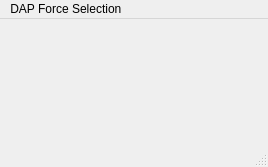
<?xml version="1.0" encoding="UTF-8"?>
<ui version="4.0">
 <class>MainWindow</class>
 <widget class="QMainWindow" name="MainWindow">
  <property name="geometry">
   <rect>
    <x>0</x>
    <y>0</y>
    <width>268</width>
    <height>167</height>
   </rect>
  </property>
  <property name="sizePolicy">
   <sizepolicy hsizetype="Expanding" vsizetype="Expanding">
    <horstretch>0</horstretch>
    <verstretch>0</verstretch>
   </sizepolicy>
  </property>
  <property name="windowTitle">
   <string>MainWindow</string>
  </property>
  <widget class="QWidget" name="random">
   <layout class="QGridLayout" name="gridLayout">
    <item row="0" column="0">
     <layout class="QVBoxLayout" name="bodySelection"/>
    </item>
   </layout>
  </widget>
  <widget class="QMenuBar" name="menubar">
   <property name="geometry">
    <rect>
     <x>0</x>
     <y>0</y>
     <width>268</width>
     <height>21</height>
    </rect>
   </property>
   <widget class="QMenu" name="menuDAP_Force_Selection">
    <property name="title">
     <string>DAP Force Selection </string>
    </property>
   </widget>
   <addaction name="menuDAP_Force_Selection"/>
  </widget>
  <widget class="QStatusBar" name="statusbar"/>
  <action name="actionDAP_Force">
   <property name="text">
    <string>DAP Force </string>
   </property>
  </action>
 </widget>
 <resources/>
 <connections/>
</ui>
